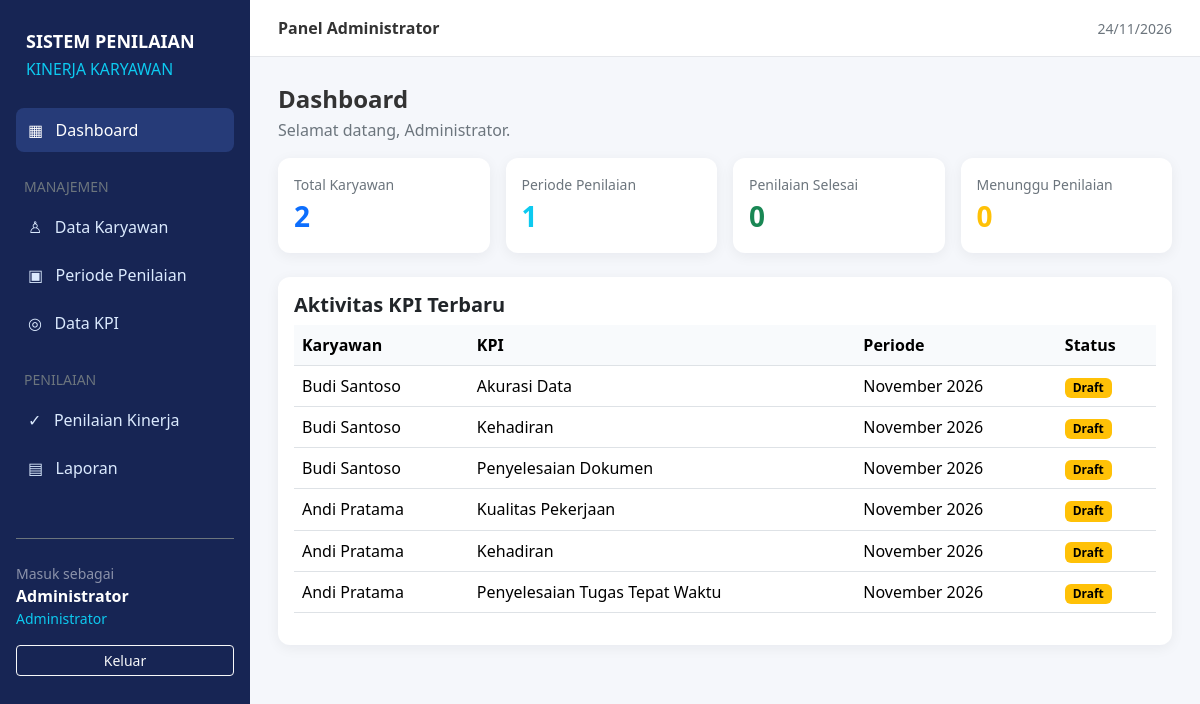
Page /index.php?page=dashboard (signed in) on the committed database.
### tables this page shows
CREATE TABLE IF NOT EXISTS kpis (
  id BIGINT UNSIGNED AUTO_INCREMENT PRIMARY KEY,
  employee_id BIGINT UNSIGNED NOT NULL,
  period_id BIGINT UNSIGNED NOT NULL,
  name VARCHAR(255) NOT NULL,
  target DECIMAL(12,2) NOT NULL,
  unit VARCHAR(50) NOT NULL,
  weight DECIMAL(5,2) NOT NULL,
  created_at TIMESTAMP NULL DEFAULT CURRENT_TIMESTAMP,
  updated_at TIMESTAMP NULL DEFAULT CURRENT_TIMESTAMP ON UPDATE CURRENT_TIMESTAMP,
  INDEX idx_kpis_employee_period (employee_id,period_id),
  CONSTRAINT fk_kpis_employee FOREIGN KEY (employee_id) REFERENCES users(id) ON DELETE RESTRICT,
  CONSTRAINT fk_kpis_period FOREIGN KEY (period_id) REFERENCES periods(id) ON DELETE RESTRICT
);

CREATE TABLE IF NOT EXISTS users (
  id BIGINT UNSIGNED AUTO_INCREMENT PRIMARY KEY,
  name VARCHAR(255) NOT NULL,
  email VARCHAR(255) NOT NULL UNIQUE,
  email_verified_at TIMESTAMP NULL,
  password VARCHAR(255) NOT NULL,
  role VARCHAR(20) NOT NULL DEFAULT 'employee',
  employee_number VARCHAR(50) NULL UNIQUE,
  position VARCHAR(100) NULL,
  department VARCHAR(100) NULL,
  phone VARCHAR(30) NULL,
  status VARCHAR(20) NOT NULL DEFAULT 'active',
  remember_token VARCHAR(100) NULL,
  created_at TIMESTAMP NULL DEFAULT CURRENT_TIMESTAMP,
  updated_at TIMESTAMP NULL DEFAULT CURRENT_TIMESTAMP ON UPDATE CURRENT_TIMESTAMP,
  INDEX idx_users_role (role)
);

CREATE TABLE IF NOT EXISTS periods (
  id BIGINT UNSIGNED AUTO_INCREMENT PRIMARY KEY,
  month TINYINT UNSIGNED NOT NULL,
  year SMALLINT UNSIGNED NOT NULL,
  status VARCHAR(20) NOT NULL DEFAULT 'open',
  created_at TIMESTAMP NULL DEFAULT CURRENT_TIMESTAMP,
  updated_at TIMESTAMP NULL DEFAULT CURRENT_TIMESTAMP ON UPDATE CURRENT_TIMESTAMP,
  UNIQUE KEY unique_period (month,year)
);

### models/helpers.php (called while the page is built, shortened)
<?php
function e($value): string
{
    return htmlspecialchars((string)($value ?? ''), ENT_QUOTES, 'UTF-8');
}
function queryAll(string $sql, array $params = []): array
{
    global $koneksi;
    $result = $koneksi->query($sql);
    return $result->fetch_all(MYSQLI_ASSOC);
}
function queryOne(string $sql, array $params = []): ?array
{
    $rows = queryAll($sql, $params);
    return $rows[0] ?? null;
}
function queryValue(string $sql, array $params = [])
{
    $row = queryOne($sql, $params);
    return $row ? reset($row) : null;
}
function url(string $page = 'dashboard', array $params = []): string
{
    return 'index.php?' . http_build_query(array_merge(['page' => $page], $params));
}
function currentUser(): array
{
    return $_SESSION['user'] ?? [];
}
function monthName(int $month): string
{
    return [1 => 'Januari', 2 => 'Februari', 3 => 'Maret', 4 => 'April', 5 => 'Mei', 6 => 'Juni', 7 => 'Juli', 8 => 'Agustus', 9 => 'September', 10 => 'Oktober', 11 => 'November', 12 => 'Desember'][$month] ?? '-';
}

### views/admin/dashboard.php (the view)
<h4 class="fw-bold mb-1">Dashboard</h4>
<p class="text-secondary">Selamat datang, <?= e(currentUser()['name']) ?>.</p>
<div class="row g-3 mb-4">
    <?php foreach ([['Total Karyawan', $data['employees'], 'primary'], ['Periode Penilaian', $data['periods'], 'info'], ['Penilaian Selesai', $data['completed'], 'success'], ['Menunggu Penilaian', $data['pending'], 'warning']] as $s): ?>
        <div class="col-md-6 col-xl-3">
            <div class="card p-3">
                <div class="text-secondary small"><?= $s[0] ?></div>
                <div class="stat-number text-<?= $s[2] ?>"><?= (int)$s[1] ?></div>
            </div>
        </div><?php endforeach; ?>
</div>
<div class="card p-3">
    <h5 class="fw-bold">Aktivitas KPI Terbaru</h5>
    <div class="table-responsive">
        <table class="table align-middle">
            <thead>
                <tr>
                    <th>Karyawan</th>
                    <th>KPI</th>
                    <th>Periode</th>
                    <th>Status</th>
                </tr>
            </thead>
            <tbody><?php foreach ($data['recent'] as $r): ?><tr>
                        <td><?= e($r['employee']) ?></td>
                        <td><?= e($r['kpi']) ?></td>
                        <td><?= monthName((int)$r['month']) . ' ' . $r['year'] ?></td>
                        <td><span
                                class="badge text-bg-<?= $r['status'] === 'published' ? 'success' : ($r['status'] === 'Belum diisi' ? 'secondary' : 'warning') ?>"><?= e($r['status'] === 'draft' ? 'Draft' : ($r['status'] === 'submitted' ? 'Menunggu Penilaian' : ($r['status'] === 'published' ? 'Dipublikasikan' : $r['status']))) ?></span>
                        </td>
                    </tr><?php endforeach;
                        if (!$data['recent']): ?><tr>
                        <td colspan="4" class="text-center text-secondary">Belum ada aktivitas.</td>
                    </tr><?php endif; ?></tbody>
        </table>
    </div>
</div>

### views/layouts/header.php (shortened to what this page needs)
<!doctype html>
<html lang="id">
<head>
    <link href="https://cdn.jsdelivr.net/npm/bootstrap@5.3.3/dist/css/bootstrap.min.css" rel="stylesheet">
    <link href="public/css/custom.css" rel="stylesheet">
</head>
<body>
    <?php $user = currentUser();
    $isAdmin = $user['role'] === 'admin';
    $active = $_GET['page'] ?? 'dashboard';
    $flash = getFlash(); ?>
    <aside class="sidebar" style="background:#172554">
        <div class="brand">SISTEM PENILAIAN<br><small class="fw-normal text-info">KINERJA KARYAWAN</small></div>
        <a class="<?= $active === 'dashboard' ? 'active' : '' ?>" href="<?= url('dashboard') ?>">▦ &nbsp; Dashboard</a>
        <?php if ($isAdmin): ?><div class="text-uppercase small text-secondary mt-4 mb-2 px-2">Manajemen</div><a
                href="<?= url('employees') ?>">♙ &nbsp; Data Karyawan</a><a href="<?= url('periods') ?>">▣ &nbsp; Periode
                Penilaian</a><a href="<?= url('kpis') ?>">◎ &nbsp; Data KPI</a>
            <div class="text-uppercase small text-secondary mt-4 mb-2 px-2">Penilaian</div><a
                href="<?= url('assessments') ?>">✓ &nbsp; Penilaian Kinerja</a><a href="<?= url('reports') ?>">▤ &nbsp;
                Laporan</a><?php else: ?><div class="text-uppercase small text-secondary mt-4 mb-2 px-2">Aktivitas</div><a
                href="<?= url('my-kpis') ?>">◎ &nbsp; KPI Saya</a><a href="<?= url('history') ?>">◷ &nbsp; Riwayat
                Penilaian</a><a href="<?= url('results') ?>">▤ &nbsp; Hasil Penilaian</a><?php endif; ?>
        <div class="mt-5 pt-4 border-top border-secondary">
            <div class="small text-white-50">Masuk sebagai</div>
            <div class="fw-semibold"><?= e($user['name']) ?></div>
            <div class="small text-info mb-3"><?= $isAdmin ? 'Administrator' : 'Karyawan' ?></div>
            <form method="post"><input type="hidden" name="_csrf" value="<?= csrf() ?>"><button
                    class="btn btn-sm btn-outline-light w-100" name="action" value="logout">Keluar</button></form>
        </div>
    </aside>
    <main class="main-content">
        <header class="topbar d-flex justify-content-between align-items-center">
            <div><strong><?= $isAdmin ? 'Panel Administrator' : 'Panel Karyawan' ?></strong></div>
            <div class="text-secondary small"><?= date('d/m/Y') ?></div>
        </header>
        <div class="content-wrap">

### index.php (shortened to what this page needs)
<?php
require __DIR__ . '/koneksi.php';
require __DIR__ . '/models/helpers.php';
$page = $_GET['page'] ?? (empty($_SESSION['user']) ? 'login' : 'dashboard');
$data = [];
switch ($page) {
    case 'dashboard':
        if (currentUser()['role'] === 'admin') {
            $data['employees'] = (int)queryValue("SELECT COUNT(*) FROM users WHERE role='employee'");
            $data['periods'] = (int)queryValue('SELECT COUNT(*) FROM periods');
            $data['completed'] = (int)queryValue("SELECT COUNT(*) FROM performance_records WHERE status='published'");
            $data['pending'] = (int)queryValue("SELECT COUNT(*) FROM performance_records WHERE status='submitted'");
            $data['recent'] = queryAll("SELECT u.name employee,p.month,p.year,k.name kpi,COALESCE(r.status,'Belum diisi') status FROM kpis k JOIN users u ON u.id=k.employee_id JOIN periods p ON p.id=k.period_id LEFT JOIN performance_records r ON r.kpi_id=k.id ORDER BY COALESCE(r.updated_at,k.updated_at) DESC,k.id DESC LIMIT 10");
        }
        break;
}
require __DIR__ . '/views/layouts/header.php';
$file = __DIR__ . '/views/' . (currentUser()['role'] === 'admin' ? 'admin' : 'employee') . '/' . $page . '.php';
if ($file && is_file($file)) require $file;
else echo '<div class="alert alert-warning">Halaman tidak ditemukan.</div>';
require __DIR__ . '/views/layouts/footer.php';

### views/layouts/footer.php (shortened to what this page needs)
</div>
</main>
</body>
</html>

### public/css/custom.css (style rules this page uses)
* { margin: 0; padding: 0; box-sizing: border-box; }
body { font-family: 'Segoe UI', sans-serif; background-color: #f5f7fb; color: #333; }
.sidebar { width: 250px; min-height: 100vh; background-color: #172554 !important; flex-shrink: 0; }
main { min-height: calc(100vh - 65px); }

### views/layouts/header.php (style rules this page uses)
.sidebar { position: fixed; left: 0; top: 0; width: 250px; height: 100vh; padding: 24px 16px; color: #fff; overflow: auto }
.sidebar a { display: block; color: #dbeafe; text-decoration: none; padding: 10px 12px; border-radius: 8px; margin: 4px 0 }
.sidebar a:hover, .sidebar a.active { background: #263b78; color: #fff }
.main-content { margin-left: 250px; min-height: 100vh }
.topbar { background: #fff; padding: 16px 28px; border-bottom: 1px solid #e5e7eb }
.content-wrap { padding: 28px }
.brand { font-weight: 700; font-size: 18px; margin: 4px 10px 26px }
.card { border: 0; box-shadow: 0 3px 14px rgba(15, 23, 42, .06); border-radius: 12px }
.table th { white-space: nowrap; background: #f8fafc }
.stat-number { font-size: 28px; font-weight: 700 }

### rows in the picture
kpis: employee.name "Budi Santoso", name "Akurasi Data", period.month "November", period.year "2026", status "Draft"
kpis: employee.name "Budi Santoso", name "Kehadiran", period.month "November", period.year "2026", status "Draft"
kpis: employee.name "Budi Santoso", name "Penyelesaian Dokumen", period.month "November", period.year "2026", status "Draft"
kpis: employee.name "Andi Pratama", name "Kualitas Pekerjaan", period.month "November", period.year "2026", status "Draft"
kpis: employee.name "Andi Pratama", name "Kehadiran", period.month "November", period.year "2026", status "Draft"
kpis: employee.name "Andi Pratama", name "Penyelesaian Tugas Tepat Waktu", period.month "November", period.year "2026", status "Draft"

### other values in the picture
$user['name'] "Administrator"
currentUser()['name'] "Administrator"
$s[0] "Total Karyawan"
$s[1] "2"
$s[0] "Periode Penilaian"
$s[1] "1"
$s[0] "Penilaian Selesai"
$s[1] "0"
$s[0] "Menunggu Penilaian"
